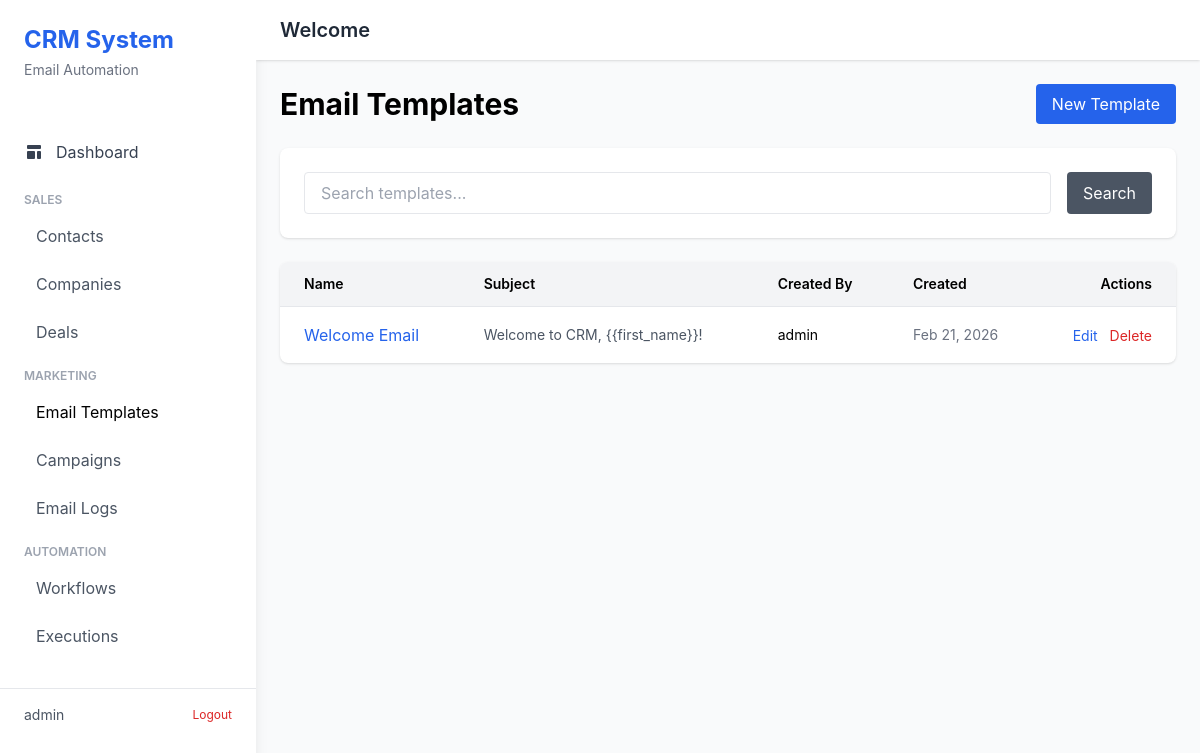
The app's page /emails/templates/ (signed in) with its own data.
### emails/models.py (models this page shows, shortened)
class EmailTemplate(models.Model):
    name = models.CharField(max_length=255)
    subject = models.CharField(max_length=500)
    html_body = models.TextField()
    plain_body = models.TextField(blank=True)
    from_name = models.CharField(max_length=255, blank=True)
    from_email = models.EmailField(blank=True)
    created_by = models.ForeignKey(User, on_delete=models.SET_NULL, null=True, blank=True)
    created_at = models.DateTimeField(auto_now_add=True)
    updated_at = models.DateTimeField(auto_now=True)

### emails/views.py (the view)
# urls.py: path('templates/', views.EmailTemplateListView.as_view(), name='template_list'),
class EmailTemplateListView(LoginRequiredMixin, ListView):
    model = EmailTemplate
    template_name = 'emails/template_list.html'
    context_object_name = 'templates'
    paginate_by = 20
    def get_queryset(self):
        search = self.request.GET.get('search', '')
        queryset = EmailTemplate.objects.select_related('created_by')
        if search:
            queryset = queryset.filter(
                Q(name__icontains=search) |
                Q(subject__icontains=search)
            )
        return queryset.order_by('-created_at')

### templates/emails/template_list.html (shortened to what this page needs)
{% extends "base.html" %}
{% load static %}
{% block content %}
<div class="space-y-6">
    <div class="flex justify-between items-center">
        <h1 class="text-3xl font-bold">Email Templates</h1>
        <a href="{% url 'emails:template_create' %}" class="px-4 py-2 bg-blue-600 text-white rounded hover:bg-blue-700">
            New Template
        </a>
    </div>
    <div class="bg-white rounded-lg shadow p-6">
        <form method="get" class="flex gap-4">
            <input type="text" name="search" placeholder="Search templates..." value="{{ request.GET.search }}" class="flex-1 px-4 py-2 border rounded">
            <button type="submit" class="px-4 py-2 bg-gray-600 text-white rounded hover:bg-gray-700">
                Search
            </button>
        </form>
    </div>
    <div class="bg-white rounded-lg shadow overflow-hidden">
        <table class="w-full">
            <thead class="bg-gray-100 border-b">
                <tr>
                    <th class="px-6 py-3 text-left text-sm font-semibold">Name</th>
                    <th class="px-6 py-3 text-left text-sm font-semibold">Subject</th>
                    <th class="px-6 py-3 text-left text-sm font-semibold">Created By</th>
                    <th class="px-6 py-3 text-left text-sm font-semibold">Created</th>
                    <th class="px-6 py-3 text-right text-sm font-semibold">Actions</th>
                </tr>
            </thead>
            <tbody class="divide-y">
                {% for template in templates %}
                <tr class="hover:bg-gray-50">
                    <td class="px-6 py-4">
                        <a href="{% url 'emails:template_detail' template.id %}" class="text-blue-600 hover:underline">
                            {{ template.name }}
                        </a>
                    </td>
                    <td class="px-6 py-4 text-sm text-gray-600">
                        {{ template.subject }}
                    </td>
                    <td class="px-6 py-4 text-sm">
                        {{ template.created_by.get_full_name|default:template.created_by.username }}
                    </td>
                    <td class="px-6 py-4 text-sm text-gray-500">
                        {{ template.created_at|date:"M d, Y" }}
                    </td>
                    <td class="px-6 py-4 text-right space-x-2">
                        <a href="{% url 'emails:template_update' template.id %}" class="text-blue-600 hover:underline text-sm">
                            Edit
                        </a>
                        <a href="{% url 'emails:template_delete' template.id %}" class="text-red-600 hover:underline text-sm">
                            Delete
                        </a>
                    </td>
                </tr>
                {% empty %}
                <tr>
                    <td colspan="5" class="px-6 py-8 text-center text-gray-500">
                        No email templates yet. <a href="{% url 'emails:template_create' %}" class="text-blue-600 hover:underline">Create one</a>
                    </td>
                </tr>
                {% endfor %}
            </tbody>
        </table>
    </div>
</div>
{% endblock %}

### templates/base.html (shortened to what this page needs)
<!DOCTYPE html>
<html lang="en">
<head>
    <script src="https://cdn.tailwindcss.com"></script>
</head>
<body class="bg-gray-50">
    <div class="flex h-screen">
        <div class="w-64 bg-white shadow-lg overflow-y-auto">
            <div class="p-6">
                <h1 class="text-2xl font-bold text-blue-600">CRM System</h1>
                <p class="text-sm text-gray-500 mt-1">Email Automation</p>
            </div>
            <nav class="mt-6">
                <a href="{% url 'dashboard' %}" class="block px-6 py-3 {% if request.resolver_match.url_name == 'dashboard' %}sidebar-active{% else %}text-gray-700 hover:bg-gray-100{% endif %}">
                    <span class="flex items-center">
                        Dashboard
                    </span>
                </a>
                <div class="mt-4 px-6">
                    <p class="text-xs font-semibold text-gray-400 uppercase">Sales</p>
                    <a href="{% url 'contacts:contact_list' %}" class="block mt-2 px-3 py-2 rounded {% if request.resolver_match.app_name == 'contacts' %}sidebar-active{% else %}text-gray-600 hover:bg-gray-100{% endif %}">
                        Contacts
                    </a>
                    <a href="{% url 'contacts:company_list' %}" class="block mt-2 px-3 py-2 rounded {% if request.resolver_match.url_name == 'company_list' %}sidebar-active{% else %}text-gray-600 hover:bg-gray-100{% endif %}">
                        Companies
                    </a>
                    <a href="{% url 'deals:deal_list' %}" class="block mt-2 px-3 py-2 rounded {% if request.resolver_match.app_name == 'deals' %}sidebar-active{% else %}text-gray-600 hover:bg-gray-100{% endif %}">
                        Deals
                    </a>
                </div>
                <div class="mt-4 px-6">
                    <p class="text-xs font-semibold text-gray-400 uppercase">Marketing</p>
                    <a href="{% url 'emails:template_list' %}" class="block mt-2 px-3 py-2 rounded {% if request.resolver_match.url_name == 'template_list' %}sidebar-active{% else %}text-gray-600 hover:bg-gray-100{% endif %}">
                        Email Templates
                    </a>
                    <a href="{% url 'emails:campaign_list' %}" class="block mt-2 px-3 py-2 rounded {% if request.resolver_match.url_name == 'campaign_list' %}sidebar-active{% else %}text-gray-600 hover:bg-gray-100{% endif %}">
                        Campaigns
                    </a>
                    <a href="{% url 'emails:log_list' %}" class="block mt-2 px-3 py-2 rounded {% if request.resolver_match.url_name == 'log_list' %}sidebar-active{% else %}text-gray-600 hover:bg-gray-100{% endif %}">
                        Email Logs
                    </a>
                </div>
                <div class="mt-4 px-6">
                    <p class="text-xs font-semibold text-gray-400 uppercase">Automation</p>
                    <a href="{% url 'automations:workflow_list' %}" class="block mt-2 px-3 py-2 rounded {% if request.resolver_match.url_name == 'workflow_list' %}sidebar-active{% else %}text-gray-600 hover:bg-gray-100{% endif %}">
                        Workflows
                    </a>
                    <a href="{% url 'automations:execution_list' %}" class="block mt-2 px-3 py-2 rounded {% if request.resolver_match.url_name == 'execution_list' %}sidebar-active{% else %}text-gray-600 hover:bg-gray-100{% endif %}">
                        Executions
                    </a>
                </div>
            </nav>
            <div class="mt-8 px-6 border-t pt-4">
                <div class="flex items-center justify-between">
                    <span class="text-sm text-gray-600">{{ user.username }}</span>
                    <a href="{% url 'account_logout' %}" class="text-xs text-red-600 hover:text-red-700">Logout</a>
                </div>
            </div>
        </div>
        <div class="flex-1 flex flex-col overflow-hidden">
            <header class="bg-white shadow">
                <div class="px-6 py-4 flex justify-between items-center">
                    <h2 class="text-xl font-semibold text-gray-800">{% block header %}Welcome{% endblock %}</h2>
                </div>
            </header>
            <main class="flex-1 overflow-auto">
                <div class="p-6">
                    {% block content %}{% endblock %}
                </div>
            </main>
        </div>
    </div>
</body>
</html>

### templates/base.html (style rules this page uses)
body { font-family: -apple-system, BlinkMacSystemFont, 'Segoe UI', Roboto, 'Helvetica Neue', Arial, sans-serif; }
.sidebar-active { @apply bg-blue-500 text-white; }

### records on screen
EmailTemplate: name "Welcome Email", subject "Welcome to CRM, {{first_name}}!", created_by.get_full_name "admin", created_at "Feb 21, 2026"

### other values on screen
{{ user.username }} "admin"
